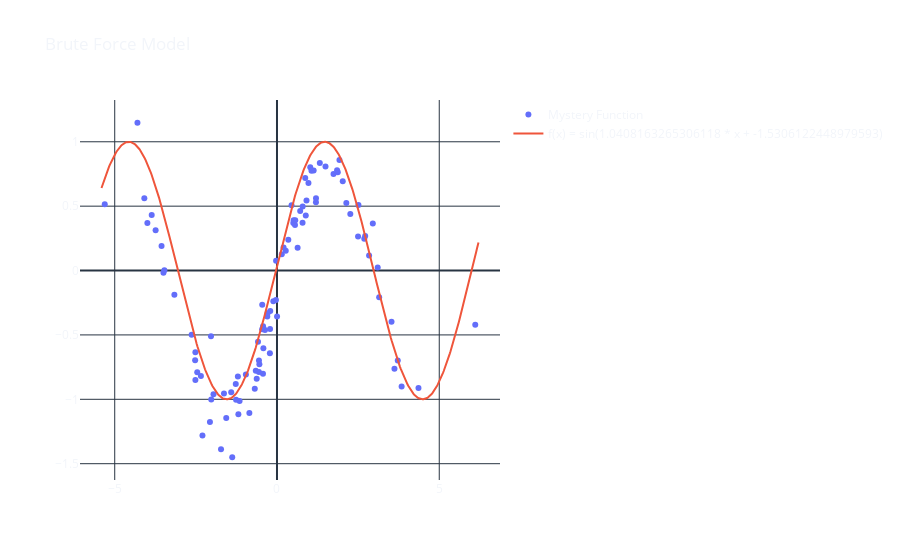

The cell this chart's notebook holds for it:
### Markdown cell above
**According to MSE, $y_1$ is the best model, and $y_3$ is the worst.**

**Before going to `gradient descent` let us try another solution: _brute force search_.**

**Brute force search is a simple and straightforward method of searching for a solution to a problem by checking every possible option in a systematic way until the correct solution is found. It involves evaluating every possible solution, no matter how inefficient or unlikely it may be, until the correct one is discovered.**

**Let's generate random values between -3 and 3 and use them to create a model, i.e., the values of `w0` and `w1`.**

### Code cell
import pandas as pd 

w0_val = np.linspace(-3, 3, 50)
w1_val = np.linspace(-3, 3, 50)

loss_log = []

for w0 in w0_val:
    for w1 in w1_val:
        loss_log.append([w0, w1, mse(np.sin(x), np.cos(w0 * x + w1))])

loss_log_df = pd.DataFrame(loss_log, columns=['w0', 'w1', 'MSE'])

w0_BF = loss_log_df.loc[loss_log_df['MSE'].idxmin(), ['w0', 'w1']]['w0']
w1_BF = loss_log_df.loc[loss_log_df['MSE'].idxmin(), ['w0', 'w1']]['w1']

brute_force_model = model([w0_BF, w1_BF], x_test)

fig = go.Figure(data=go.Scatter(
    x=x, y=y, mode='markers', name='Mystery Function'))

fig.add_trace(go.Scatter(x=x_test, y=brute_force_model,
              name=f'f(x) = sin({w0_BF} * x + {w1_BF})'))

fig.update_layout(template='plotly_dark',
                  title='Brute Force Model',
                  paper_bgcolor='rgba(0, 0, 0, 0)',
                  plot_bgcolor='rgba(0, 0, 0, 0)')

fig.show()

print(f'MSE: {abs(mse(np.sin(x), np.cos(w0_BF* x - w1_BF)))}')

### Figure 1 — Plotly figure (JSON) as saved in the notebook; plotly's stock layout.template omitted (floating-point values rounded to 4 significant figures; data arrays with more than 128 entries replaced by an {"elided": "..."} marker saying what was removed)
{"data": [{"mode": "markers", "name": "Mystery Function", "type": "scatter", "x": [0.4487, -1.41, 2.51, 1.2, 3.722, -0.208, -3.162, -1.724, -0.6845, 3.149, 2.26, 0.5136, 0.7146, -4.087, -0.1123, 1.873, -2.522, -0.4193, 0.7875, -1.206, 0.9091, 0.1475, -2.63, -0.8514, -1.153, -2.514, 0.5029, -0.5554, 0.5549, 1.025, -0.0276, 0.6358, 2.953, -1.956, -0.4564, 1.202, -0.03315, -0.6249, -0.2137, -2.034, -0.3693, 0.7912, 1.13, -3.498, -1.27, -0.4296, -0.4546, 3.529, -2.025, 0.9698, 0.5629, 2.689, -0.5851, 1.495, -1.564, -3.47, 1.742, -5.307, -1.379, 0.2702, 3.62, 2.026, -2.344, 0.8873, 1.852, -0.2186, -3.557, -3.74, 1.063, -1.189, -0.5567, 1.925, 6.109, 0.8702, -0.653, -0.2903, 2.499, 2.718, -4.299, -3.994, 1.319, -2.458, -3.86, 0.349, 0.002379, -1.26, 4.36, -2.296, 3.104, 2.137, 0.2024, -2.514, -0.2989, 3.841, -2.066, -0.5422, -0.4318, -1.634, 2.838, -0.9583], "y": [0.5078, -0.9449, 0.5097, 0.5313, -0.6991, -0.3139, -0.1885, -1.387, -0.9177, -0.2069, 0.4394, 0.3901, 0.4626, 0.5623, -0.2378, 0.7638, -0.6973, -0.6026, 0.3719, -0.8229, 0.5431, 0.1271, -0.4979, -1.106, -1.013, -0.6336, 0.3702, -0.699, 0.3541, 0.803, 0.0766, 0.1771, 0.3646, -0.9602, -0.4554, 0.562, -0.2292, -0.841, -0.4534, -0.5108, -0.4608, 0.4972, 0.776, -0.01782, -0.8804, -0.4318, -0.2653, -0.3971, -1.002, 0.6796, 0.3908, 0.2478, -0.5528, 0.808, -1.145, 0.002446, 0.7507, 0.5152, -1.45, 0.1541, -0.762, 0.6925, -0.8198, 0.4271, 0.7785, -0.6422, 0.1904, 0.3135, 0.7747, -1.115, -0.7872, 0.8584, -0.4214, 0.7179, -0.779, -0.331, 0.2638, 0.2679, 1.148, 0.3693, 0.8347, -0.7904, 0.4321, 0.2387, -0.3562, -1.003, -0.913, -1.281, 0.02326, 0.5248, 0.1795, -0.8498, -0.3567, -0.8999, -1.176, -0.7276, -0.8022, -0.9552, 0.1161, -0.8079]}, {"name": "f(x) = sin(1.0408163265306118 * x + -1.5306122448979593)", "type": "scatter", "x": {"elided": "500 float values"}, "y": {"elided": "500 float values"}}], "layout": {"paper_bgcolor": "rgba(0, 0, 0, 0)", "plot_bgcolor": "rgba(0, 0, 0, 0)", "title": {"text": "Brute Force Model"}}}
